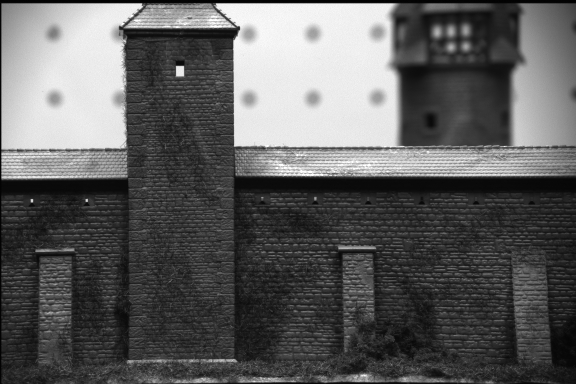
#> input picture cast-left.jpg, 576 x 384 px
$ python sift_match.py   (older library calls are emulated)
#> lines starting #> are read from the running program, lines starting #| are printed output that depends on the picture; after the words box and inside, x2 and y2 are one past the last pixel; in counts of white or black regions, pixels touching at a corner belong together
import numpy as np
import cv2
from matplotlib import pyplot as plt
def sift_match(img1,img2):
    ''' Given two images, get the sift features and descriptors
        Compute the correspondences between features by Knn
        Set a threshold and get the good correspondences
        Draw the lines representing good matches
    '''
    # Initiate SIFT detector
    sift = cv2.xfeatures2d.SIFT_create()

    # find the keypoints and descriptors with SIFT
    kp1, des1 = sift.detectAndCompute(img1,None)
    kp2, des2 = sift.detectAndCompute(img2,None)
    cv2.imwrite("result/SIFT_left_features.png",cv2.drawKeypoints(img1,kp1,np.array([]),
                (0,0,255), flags = 2))
    cv2.imwrite("result/SIFT_right_features.png",cv2.drawKeypoints(img2,kp2,np.array([]),
                (0,0,255), flags = 2))

    # BFMatcher with default params
    bf = cv2.BFMatcher()
    matches = bf.knnMatch(des1,des2, k=2)

    # Apply ratio test
    good = []
    pts1 = []
    pts2 = []
    for m,n in matches:
        if m.distance < 0.55*n.distance:
            good.append([m])
            pts1.append(kp1[m.trainIdx].pt)
            pts2.append(kp2[m.trainIdx].pt)

    # cv2.drawMatchesKnn expects list of lists as matches.
    img3 = cv2.drawMatchesKnn(img1,kp1,img2,kp2,good,None,flags = 2)
    cv2.imwrite("result/SIFT_matching_result.png", img3)
    return good, pts1, pts2

def draw_matches(img1, img2, pts1, pts2):
    # Get the size of Images
    color = tuple(np.random.randint(0,255,3).tolist())
    h1, w1 = img1.shape
    h2, w2 = img2.shape
    # print(img1.shape)
    # Create a canvas to draw matches
    canvas = np.ones((max(h1, h2), w1+w2+100), np.uint8)
    canvas.fill(255)
    # Draw the two pictures in the canvas
    for i in range(len(pts1)):
        x1, y1 = pts1[i]
        x2, y2 = pts2[i]
        x2 = x2 + w1 + 100
        img1 = cv2.line(canvas, (x1, y1), (x2,y2), color, 1)
    cv2.imwrite("result/inliers.png", canvas)
    # print(img1.shape)
    # print(img2.shape)
    # print(pts1)


def find_fundamental(matches, pts1, pts2):
    ''' Given the good matches and two images
        Compute the Fundamental Matrix by RANSAC
        Draw the inliners correspondences
        Store the F matrix into a file
    '''
    minNumber = 8
    if len(matches) < minNumber:
        return ArgumentDefaultsHelpFormatter
    pts1 = np.int32(pts1)
    pts2 = np.int32(pts2)
    # Get fundamental matrix by RANSAC
    F1, mask = cv2.findFundamentalMat(pts1,pts2,cv2.FM_RANSAC)
    # Find the inliners
    # If the points are inliners, the mask is 1
    pts1 = pts1[mask.ravel() == 1]
    pts2 = pts2[mask.ravel() == 1]
    file=open('result/pts1_inliers.txt','w')
    file.write(str(pts1))
    file.close()
    file=open('result/pts2_inliers.txt','w')
    file.write(str(pts2))
    file.close()
    # img3 = cv2.drawMatchesKnn(img1,kp1,img2,kp2,good,None,flags = 2)
    # cv2.imwrite("result/RANSAC_inliners_matching.png", img3)
    F2, mask = cv2.findFundamentalMat(pts1,pts2,cv2.FM_RANSAC)
    file=open('result/FundamentalMat.txt','w')
    file.write(str(F2))
    file.close()
    return F2, pts1, pts2

def draw_lines(img1,img2,lines,pts1,pts2):
    ''' img1 - image on which we draw the epilines for the points in img2
        lines - corresponding epilines '''
    r,c = img1.shape
    img1 = cv2.cvtColor(img1,cv2.COLOR_GRAY2BGR)
    img2 = cv2.cvtColor(img2,cv2.COLOR_GRAY2BGR)
    for r,pt1,pt2 in zip(lines,pts1,pts2):
        color = tuple(np.random.randint(0,255,3).tolist())
        x0,y0 = map(int, [0, -r[2]/r[1] ])
        x1,y1 = map(int, [c, -(r[2]+r[0]*c)/r[1] ])
        img1 = cv2.line(img1, (x0,y0), (x1,y1), color,1)
        img1 = cv2.circle(img1,tuple(pt1),5,color,-1)
        img2 = cv2.circle(img2,tuple(pt2),5,color,-1)
    return img1

def get_disparity(img1, img2):
    """ Compute the disparity map by Semi-Global Block Matching
        First compute the Horizontal and Vertical graident
        And filter the gradient to get the disparity
    """
    stereo = cv2.StereoSGBM_create(numDisparities=32, blockSize=15, P1 = 8*3*3**2, P2 = 64*3*3**2, disp12MaxDiff = 1, uniquenessRatio = 10, speckleWindowSize = 100, speckleRange = 32)
    disparity = stereo.compute(img1,img2).astype(np.float32) / 10.0
    # Normalize the disparity map into 0-255
    min_val, max_val, min_idx, max_idx = cv2.minMaxLoc(disparity)
    cv2.imwrite("result/disparity_original.png", disparity)
    cv2.imwrite("result/disparity.png", disparity*(255/max_val))
    # Compute the horizontal and vertical disparity
    sobelx = cv2.Sobel(disparity*(255/max_val),cv2.CV_64F,1,0,ksize=5) # kernal_size=3
    cv2.imwrite("result/Horizontal_disp.png", sobelx+60)
    sobely = cv2.Sobel(disparity*(255/max_val),cv2.CV_64F,0,1,ksize=5)
    cv2.imwrite("result/Vertical_disp.png", sobely+60)

def get_hor_ver(img1, img2, pts1, pts2):
    ptsx = []
    ptsy = []
    pts = pts1-pts2
    for i in pts:
        ptsx.append(i[0])
        ptsy.append(i[1])
    x_max = np.max(np.abs(ptsx))
    y_max = np.max(np.abs(ptsy))
    print(x_max, y_max)
    print(len(pts))
    h1, w1 = img1.shape
    h2, w2 = img2.shape
    canvas = np.ones((h1, w1), np.uint8)
    canvas.fill(255)


if __name__ == '__main__':
    # Load images
    # img1 = cv2.imread('Cones_im2.jpg',0)  # queryImage
    # img2 = cv2.imread('Cones_im6.jpg',0) # trainImage
    img1 = cv2.imread('cast-left.jpg',0)  # queryImage
#> img1 is the input picture: shape (384, 576); min 1, max 255, mean 93.4
    img2 = cv2.imread('cast-right.jpg',0) # trainImage
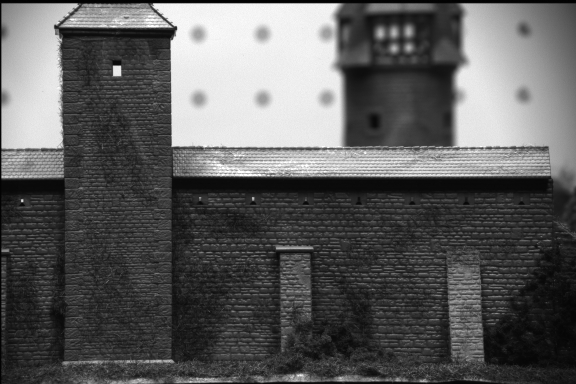
#> input picture cast-right.jpg, 576 x 384 px
#> img2 is the input picture: shape (384, 576); min 1, max 255, mean 92.5
    # Get matches and points
    good, pts1, pts2 = sift_match(img1,img2)
#> in sift_match, `kp1, des1 = sift.detectAndCompute(img1,None)`: kp1 = 964 keypoints; strongest (x, y, size): (180, 71, 6.6), (32, 200, 2), (87, 200, 1.9), (316, 89, 111.5)
#> in sift_match, `kp2, des2 = sift.detectAndCompute(img2,None)`: kp2 = 998 keypoints; strongest (x, y, size): (117, 71, 6.7), (22, 201, 1.9), (257, 89, 114), (156, 6, 4)
#> in sift_match, `matches = bf.knnMatch(des1,des2, k=2)`: matches = 964 matches
#> after the loop in sift_match, `for m,n in matches:`: good = 462 matches; pts1 = 462 pairs, first value 2.5 to 549, second value 4.52 to 381; pts2 = 462 pairs, first value 2.6 to 493.4, second value 4.41 to 380.4
#> in sift_match, `img3 = cv2.drawMatchesKnn(img1,kp1,img2,kp2,good,None,flags = 2)`:
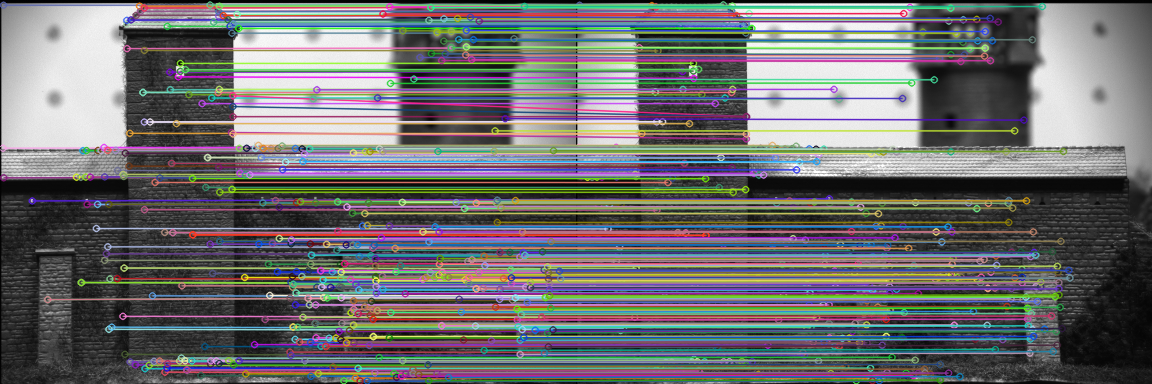
#> img3: shape (384, 1152, 3); mean of channels 0, 1, 2 111.6, 110.5, 110.6; drawn as B, G, R
#> good = 462 matches
    # Get Fundamental Matrix
    F, pts1, pts2 = find_fundamental(good, pts1, pts2)
#> in find_fundamental, `pts1 = np.int32(pts1)`: pts1 = 462 pairs, first value 2 to 549, second value 4 to 381
#> in find_fundamental, `pts2 = np.int32(pts2)`: pts2 = 462 pairs, first value 2 to 493, second value 4 to 380
#> in find_fundamental, `F1, mask = cv2.findFundamentalMat(pts1,pts2,cv2.FM_RANSAC)`: F1 = [[2.04e-05, -1.31e-05, 0.0799], [-2.39e-06, -8.34e-08, 0.00107], [-0.0815, 0.00263, 1]]; mask = 462 values, max 1 at index 2, min 0 at index 0, mean 0.409
#> in find_fundamental, `pts1 = pts1[mask.ravel() == 1]`: pts1 = 189 pairs, first value 24 to 549, second value 4 to 380
#> in find_fundamental, `pts2 = pts2[mask.ravel() == 1]`: pts2 = 189 pairs, first value 4 to 493, second value 4 to 380
#> in find_fundamental, `F2, mask = cv2.findFundamentalMat(pts1,pts2,cv2.FM_RANSAC)`: F2 = [[2.27e-05, -7.78e-06, 0.0769], [-3.21e-06, -4.01e-08, 0.0015], [-0.0808, 0.00238, 1]]; mask = 189 values, max 1 at index 0, min 0 at index 3, mean 0.878
#> F has the same summary as F2 in find_fundamental
    # Display the inlier correspondences
    draw_matches(img1, img2, pts1, pts2)
#> in draw_matches, `canvas.fill(255)`: canvas: shape (384, 1252); every value is 255
#> the loop in draw_matches, `for i in range(len(pts1)):` made 189 passes
#> (x1, y1, x2, y2) on passes 1 to 3: (24, 161, 680, 176), (276, 251, 928, 198), (36, 250, 691, 176)
#> pass 1, in draw_matches, `img1 = cv2.line(canvas, (x1, y1), (x2,y2), color, 1)`:
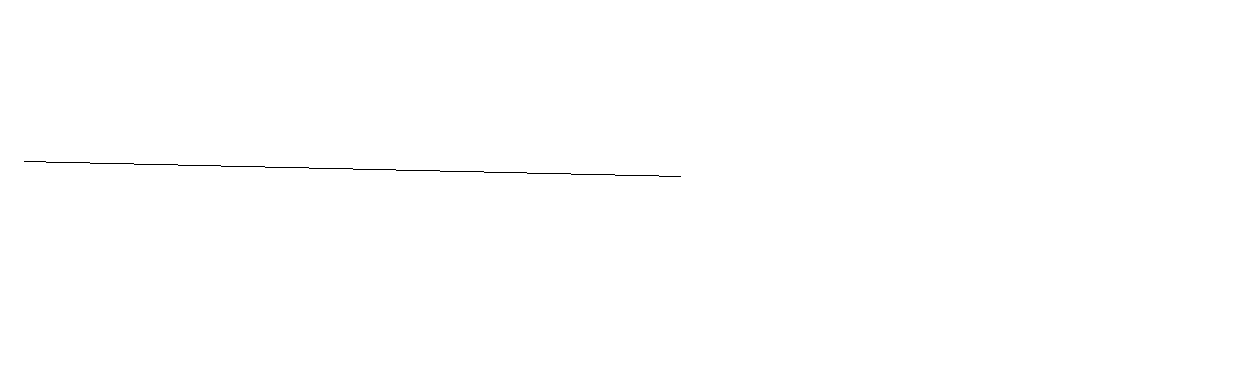
#> img1: shape (384, 1252); values 172 (black) and 255 (white), 99.9% white; black in thin lines or dots, all inside (x1, y1, x2, y2) = (24, 161, 681, 177)
#> after the loop in draw_matches, `for i in range(len(pts1)):`:
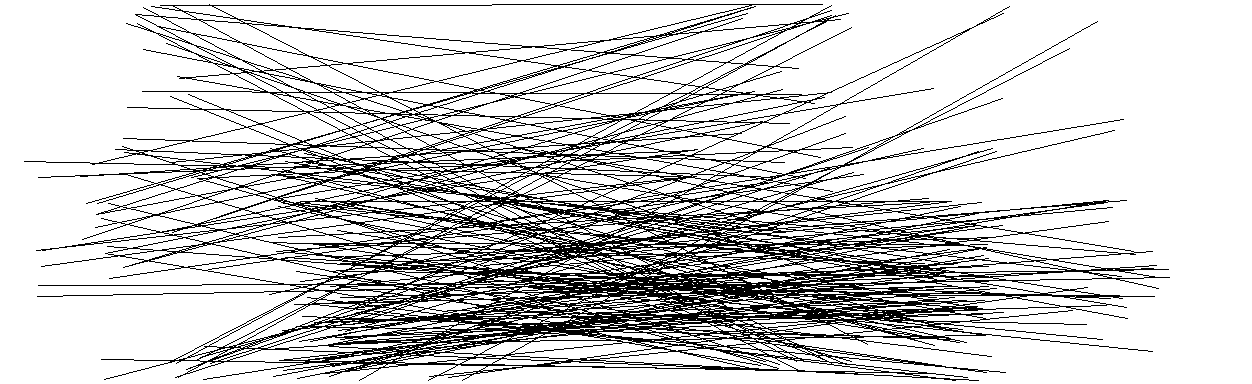
#> canvas: shape (384, 1252); values 172 (black) and 255 (white), 80.9% white; black in thin lines or dots, all inside (x1, y1, x2, y2) = (24, 4, 1170, 381)
    # Draw the epilines
    lines1 = cv2.computeCorrespondEpilines(pts2.reshape(-1,1,2), 2, F)
#> lines1 = 189 rows, first 8: [-1, 0.0289, 19.34], [-1, 0.00549, 273.1], [-1, 0.0279, 29.84], [-1, 0.0277, 31.69], [-1, 0.0277, 31.69], [-1, 0.0277, 32.27], [-1, 0.0275, 34.64], [-1, 0.0274, 35.13]
    lines1 = lines1.reshape(-1, 3)
    lines2 = cv2.computeCorrespondEpilines(pts1.reshape(-1,1,2),1, F)
#> lines2 = 189 rows, first 8: [1, 0.0186, -7.28], [1, 0.00747, -254.9], [1, 0.0182, -17.31], [1, 0.0182, -17], [1, 0.0181, -18.39], [1, 0.018, -21.56], [1, 0.018, -22.14], [1, 0.0179, -23.66]
    lines2 = lines1.reshape(-1, 3)
#> lines2 has the same summary as lines1
    # Store the epilines images
    img1_epi = draw_lines(img1, img2, lines1, pts1, pts2)
#> the loop in draw_lines, `for r,pt1,pt2 in zip(lines,pts1,pts2):` made 189 passes
#> (r, pt1, pt2, color, y0, y1) on passes 1 to 3: ([-1, 0.0289, 19.34], [24, 161], [4, 176], (192, 67, 251), -670, 19281), ([-1, 0.00549, 273.1], [276, 251], [252, 198], (195, 103, 9), -49736, 55152), ([-1, 0.0279, 29.84], [36, 250], [15, 176], (211, 21, 242), -1069, 19573)
#> after the loop in draw_lines, `for r,pt1,pt2 in zip(lines,pts1,pts2):`:
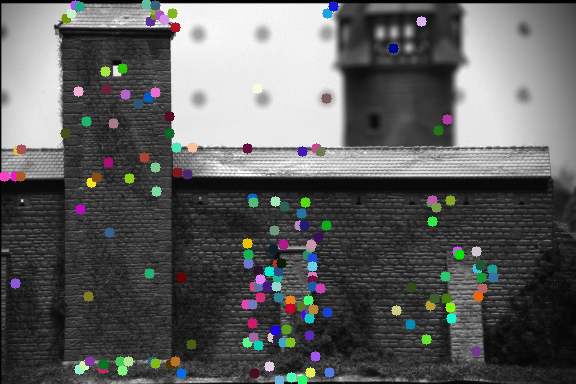
#> img2: shape (384, 576, 3); mean B, G, R 94.9, 95.2, 94.4
    img2_epi = draw_lines(img2, img1, lines2, pts2, pts1)
#> the loop in draw_lines (call 2), `for r,pt1,pt2 in zip(lines,pts1,pts2):` made 189 passes
#> (r, pt1, pt2) on passes 16 to 18: ([-1, 0.0224, 89.65], [79, 6], [97, 203]), ([-1, 0.022, 93.73], [80, 209], [104, 379]), ([-1, 0.0219, 95.15], [79, 369], [101, 218])
#> after the loop in draw_lines (call 2), `for r,pt1,pt2 in zip(lines,pts1,pts2):`:
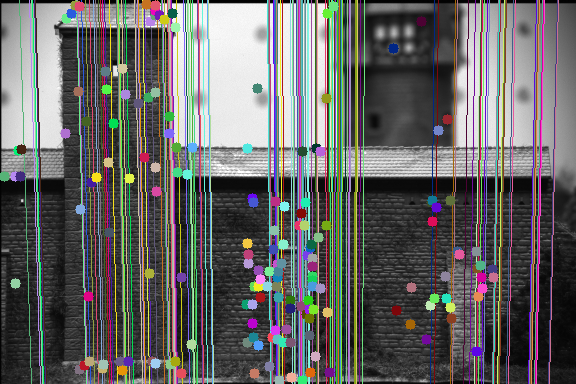
#> img1: shape (384, 576, 3); mean B, G, R 101, 101.7, 102.2
#> after the loop in draw_lines (call 2), `for r,pt1,pt2 in zip(lines,pts1,pts2):`: img2: shape (384, 576, 3); mean B, G, R 96.6, 96.3, 96.4
    cv2.imwrite("result/left_with_epilines.png", img1_epi)
    cv2.imwrite("result/right_with_epilines.png", img2_epi)
    # Compute the disparity and store the results
    get_disparity(img1, img2)
#> in get_disparity, `cv2.imwrite("result/Vertical_disp.png", sobely+60)`:
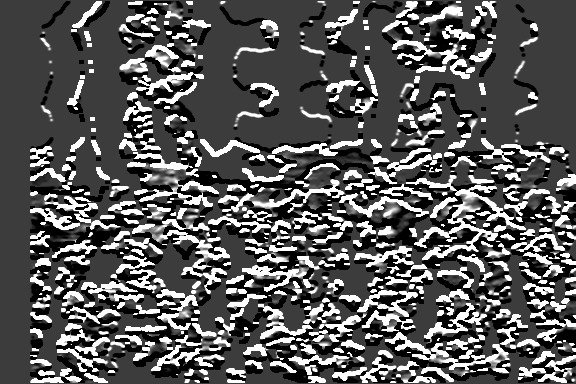
#> saved as Vertical_disp.png: shape (384, 576); min 0, max 255, mean 88.3
    # COmpute the horizontal and vertical disparity
    get_hor_ver(img1, img2, pts1, pts2)
#> the loop in get_hor_ver, `for i in pts:` made 189 passes
#> i on passes 1 to 3: [20, -15], [24, 53], [21, 74]
#| 60 374
#| 189
#> in get_hor_ver, `canvas.fill(255)`: canvas: shape (384, 576); every value is 255
